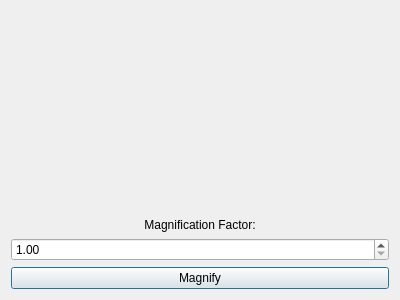
<?xml version="1.0" encoding="UTF-8"?>
<ui version="4.0">
 <class>MagnifyDialogClass</class>
 <widget class="QDialog" name="MagnifyDialogClass">
  <property name="geometry">
   <rect>
    <x>0</x>
    <y>0</y>
    <width>400</width>
    <height>300</height>
   </rect>
  </property>
  <property name="windowTitle">
   <string>MagnifyDialog</string>
  </property>
  <layout class="QVBoxLayout" name="verticalLayout">
   <item>
    <widget class="QLabel" name="label">
     <property name="text">
      <string>Magnification Factor:</string>
     </property>
     <property name="alignment">
      <set>Qt::AlignBottom|Qt::AlignHCenter</set>
     </property>
    </widget>
   </item>
   <item>
    <widget class="QDoubleSpinBox" name="factorSpinBox">
     <property name="minimum">
      <double>1.000000000000000</double>
     </property>
    </widget>
   </item>
   <item>
    <widget class="QPushButton" name="magnifyButton">
     <property name="text">
      <string>Magnify</string>
     </property>
    </widget>
   </item>
  </layout>
 </widget>
 <layoutdefault spacing="6" margin="11"/>
 <resources/>
 <connections/>
</ui>
